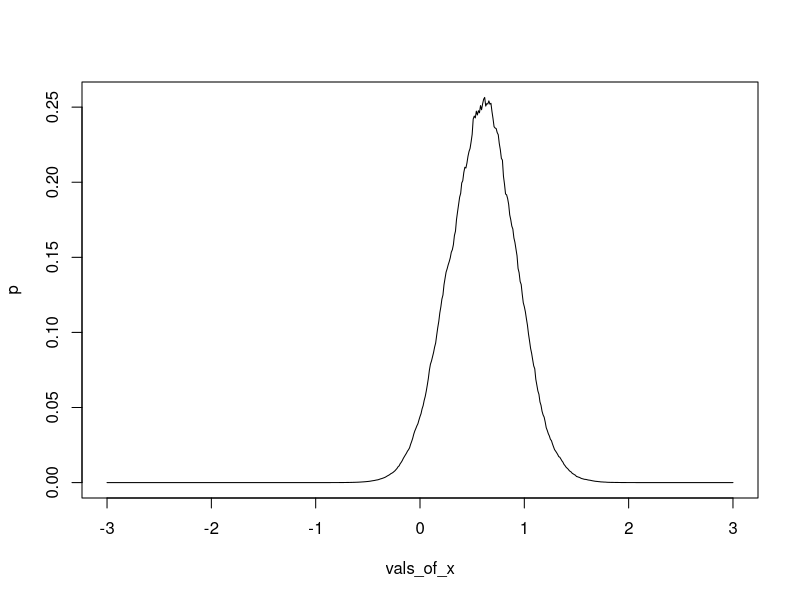
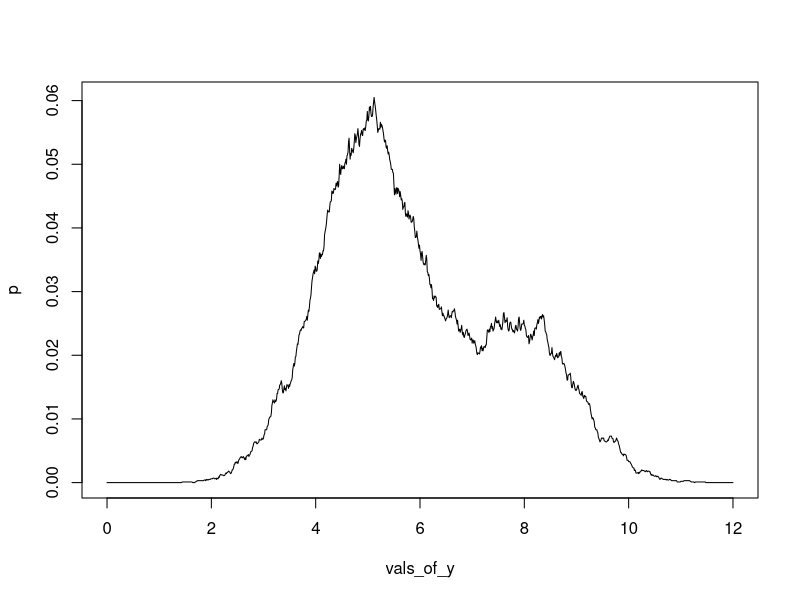
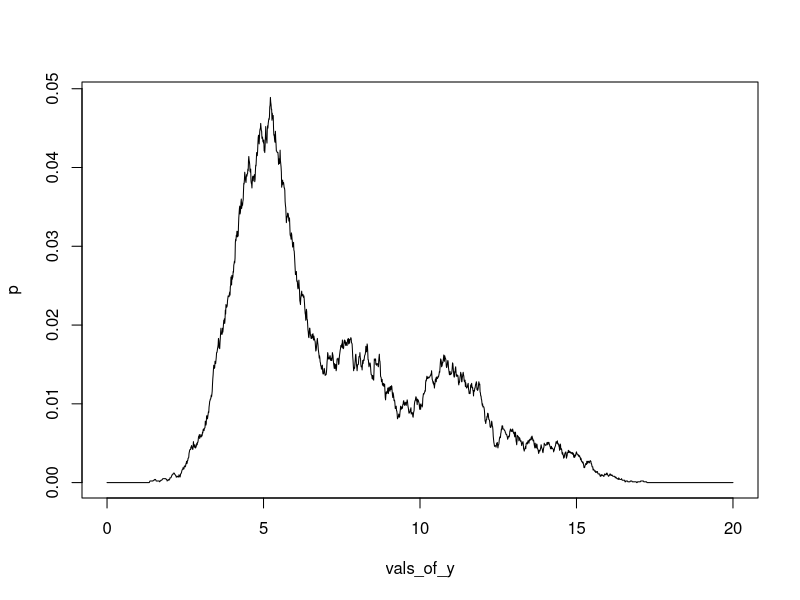

These figures' R source, in order:
########
# normal sample
########

r = rnorm(10000)
p_r = dnorm(r)

#average
sum(r * p_r) / sum(p_r)

##############
# X ~ Bernoulli(p = 0.3)
# Y ~ Normal( 5 + 3 * X,1)
##############

n=10000

sample_y_given_x = function(x,n=1,sd=1) {
	rnorm(n,mean=5 + 3 * x,sd=sd);
}


p_y_given_x = function(y,x,sd=1) {
	dnorm(y,mean=5 + 3 * x,sd=sd);
}


######
# Likelihood-weighted particles
######


######
# Given Y = 7
# What is the probability that X?
######

x = rbinom(n,1,0.3);
y = rep(7,n)

w = p_y_given_x( y,x,sd=1)

p_x_1 = sum(w[x==1]) / sum(w)
p_x_0 = sum(w[x==0]) / sum(w)

p_x_1
p_x_0

######
# Given Y = 8
# What is the probability of X?
######

x = rbinom(n,1,0.3);
y = rep(8,n)

w = p_y_given_x( y,x,sd=1)

p_x_1 = sum(w * (x == 1)) / sum(w)
p_x_0 = sum(w * (x == 0)) / sum(w)

p_x_1
p_x_0



##############
# X ~ Normal(0,1)
# Y ~ Normal( 5 + 3 * X,3)
##############


######
# Given Y = 7
# What is the probability that X?
######

x = rnorm(n);
y = rep(7,n)

w = p_y_given_x( y,x)
tot = sum(w);

#probability of x given y
# x = 0.5
# x > 0.4 & x < 0.6
#
p_x_given_y = function(z,width=0.1) {
	sum(w[x > (z - width) & x < (z + width)]) / tot
}

vals_of_x = seq(-3,3,.01)
p = rep(0,length(vals_of_x))
index = 1
for(i in vals_of_x) {
	p[index] = p_x_given_y(i)
	index = index + 1
}

#plot distribution
plot(vals_of_x,p,type="l")


#compute the mode
vals_of_x [which(p == max(p))]

#compute the average
sum(vals_of_x * p) / sum(p)
 
 
##########
# What is the probability that Y = z i.e. z - 0.1 < Y < z + 0.1
#########

 
# simple forward sampling for Bernoulli random variable

x = rbinom(n,1,0.3);
y = sample_y_given_x(x,length(x))

# count the samples that meet the criteria
p_y = function(z,width=0.1) {
	sum(y > z - width & y < z + width) / length(y)
}




vals_of_y = seq(0,12,.01)
p = rep(0,length(vals_of_y))
index = 1
for(i in vals_of_y) {
	p[index] = p_y(i)
	index = index + 1
}

#plot distribution
plot(vals_of_y,p,type="l")



#compute the average
mean(y)
sum(vals_of_y * p) / sum(p)

sum(vals_of_y^2 * p) / sum(p)




###########
# Let us do an example with two random variables
###########



##############
# X1 ~ Bernoulli(p = 0.5)
# X2 ~ Bernoulli(p = 0.5)
# Y ~ Normal( 5 + 3 * X1 + 10*X2,1)
##############

# count the samples that meet the criteria
p_y = function(y,z,width=0.1) {
	sum(y > z - width & y < z + width) / length(y)
}



n=10000

sample_y_given_x = function(x1,x2,n=1,sd=1) {
	rnorm(n,mean=5 + 3 * x1 + 6 * x2,sd=sd);
}


p_y_given_x = function(y,x1,x2,sd=1) {
	dnorm(y,mean=5 + 3 * x1 + 6 * x2,sd=sd);
}


x1 = rbinom(n,1,0.25);
x2 = rbinom(n,1,0.25);

y = sample_y_given_x(x1,x2,n=n)


vals_of_y = seq(0,20,.01)
p = rep(0,length(vals_of_y))
index = 1
for(i in vals_of_y) {
	p[index] = p_y(y,i)
	index = index + 1
}

#plot distribution
plot(vals_of_y,p,type="l")




######
# Likelihood-weighted particles Algorithm 12.2
######


######
# Given Y = 7, X1 = 1
# What is the probability of X2?
######


x2 = rbinom(n,1,0.25);
x1 = rep(1,n)
y = rep(7,n)

w = p_y_given_x( y,x1,x2,sd=1)
w = w * dbinom(x1,1,0.25)

p_x2_1 = sum(w[x2==1]) / sum(w)
p_x2_0 = sum(w[x2==0]) / sum(w)

p_x_1
p_x_0


